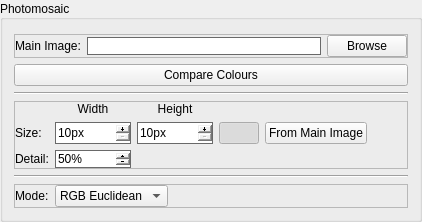
           <widget class="QGroupBox" name="groupPhotomosaic">
            <property name="sizePolicy">
             <sizepolicy hsizetype="Minimum" vsizetype="MinimumExpanding">
              <horstretch>0</horstretch>
              <verstretch>0</verstretch>
             </sizepolicy>
            </property>
            <property name="title">
             <string>Photomosaic</string>
            </property>
            <property name="alignment">
             <set>Qt::AlignLeading|Qt::AlignLeft|Qt::AlignVCenter</set>
            </property>
            <property name="flat">
             <bool>false</bool>
            </property>
            <layout class="QVBoxLayout" name="verticalLayout_4">
             <property name="topMargin">
              <number>14</number>
             </property>
             <item>
              <widget class="QFrame" name="frame">
               <property name="sizePolicy">
                <sizepolicy hsizetype="Minimum" vsizetype="Minimum">
                 <horstretch>0</horstretch>
                 <verstretch>0</verstretch>
                </sizepolicy>
               </property>
               <property name="styleSheet">
                <string notr="true"/>
               </property>
               <property name="frameShape">
                <enum>QFrame::StyledPanel</enum>
               </property>
               <property name="frameShadow">
                <enum>QFrame::Raised</enum>
               </property>
               <layout class="QHBoxLayout" name="horizontalLayout_2">
                <property name="leftMargin">
                 <number>0</number>
                </property>
                <property name="topMargin">
                 <number>0</number>
                </property>
                <property name="rightMargin">
                 <number>0</number>
                </property>
                <property name="bottomMargin">
                 <number>0</number>
                </property>
                <item>
                 <widget class="QLabel" name="label_2">
                  <property name="sizePolicy">
                   <sizepolicy hsizetype="Fixed" vsizetype="Fixed">
                    <horstretch>0</horstretch>
                    <verstretch>0</verstretch>
                   </sizepolicy>
                  </property>
                  <property name="statusTip">
                   <string>The main image to base the Photomosaic on</string>
                  </property>
                  <property name="text">
                   <string>Main Image:</string>
                  </property>
                 </widget>
                </item>
                <item>
                 <widget class="QLineEdit" name="lineMainImage">
                  <property name="statusTip">
                   <string>Displays path and filename of main image</string>
                  </property>
                  <property name="styleSheet">
                   <string notr="true">QLineEdit {
border: 1px solid dimgray;
}</string>
                  </property>
                  <property name="readOnly">
                   <bool>true</bool>
                  </property>
                 </widget>
                </item>
                <item>
                 <widget class="QPushButton" name="buttonMainImage">
                  <property name="sizePolicy">
                   <sizepolicy hsizetype="Fixed" vsizetype="Minimum">
                    <horstretch>0</horstretch>
                    <verstretch>0</verstretch>
                   </sizepolicy>
                  </property>
                  <property name="statusTip">
                   <string>Opens a file dialog to allow an image file to be chosen</string>
                  </property>
                  <property name="text">
                   <string>Browse</string>
                  </property>
                 </widget>
                </item>
               </layout>
              </widget>
             </item>
             <item>
              <widget class="QPushButton" name="buttonCompareColours">
               <property name="enabled">
                <bool>true</bool>
               </property>
               <property name="styleSheet">
                <string notr="true">QPushButton:disabled {
	background-color: rgb(30, 30, 30);
	color: rgb(60, 60, 60);
	border-color: rgb(0, 0, 0);
}</string>
               </property>
               <property name="text">
                <string>Compare Colours</string>
               </property>
              </widget>
             </item>
             <item>
              <widget class="Line" name="line_2">
               <property name="orientation">
                <enum>Qt::Horizontal</enum>
               </property>
              </widget>
             </item>
             <item>
              <widget class="QFrame" name="frame_2">
               <property name="sizePolicy">
                <sizepolicy hsizetype="Minimum" vsizetype="Minimum">
                 <horstretch>0</horstretch>
                 <verstretch>0</verstretch>
                </sizepolicy>
               </property>
               <property name="frameShape">
                <enum>QFrame::StyledPanel</enum>
               </property>
               <property name="frameShadow">
                <enum>QFrame::Raised</enum>
               </property>
               <layout class="QGridLayout" name="gridLayout">
                <property name="sizeConstraint">
                 <enum>QLayout::SetMinimumSize</enum>
                </property>
                <property name="leftMargin">
                 <number>0</number>
                </property>
                <property name="topMargin">
                 <number>0</number>
                </property>
                <property name="rightMargin">
                 <number>0</number>
                </property>
                <property name="bottomMargin">
                 <number>0</number>
                </property>
                <property name="spacing">
                 <number>6</number>
                </property>
                <item row="1" column="3">
                 <widget class="QPushButton" name="buttonPhotomosaicSizeLink">
                  <property name="statusTip">
                   <string>Locks aspect ratio of width/height</string>
                  </property>
                  <property name="text">
                   <string/>
                  </property>
                  <property name="icon">
                   <iconset resource="ui.qrc">
                    <normaloff>:/img/LinkIcon.png</normaloff>:/img/LinkIcon.png</iconset>
                  </property>
                  <property name="checkable">
                   <bool>true</bool>
                  </property>
                  <property name="checked">
                   <bool>true</bool>
                  </property>
                 </widget>
                </item>
                <item row="1" column="4">
                 <widget class="QPushButton" name="buttonPhotomosaicSize">
                  <property name="statusTip">
                   <string>Sets size to size of main image</string>
                  </property>
                  <property name="text">
                   <string>From Main Image</string>
                  </property>
                 </widget>
                </item>
                <item row="1" column="1">
                 <widget class="QSpinBox" name="spinPhotomosaicWidth">
                  <property name="sizePolicy">
                   <sizepolicy hsizetype="Preferred" vsizetype="Minimum">
                    <horstretch>0</horstretch>
                    <verstretch>0</verstretch>
                   </sizepolicy>
                  </property>
                  <property name="minimumSize">
                   <size>
                    <width>0</width>
                    <height>20</height>
                   </size>
                  </property>
                  <property name="statusTip">
                   <string>Controls width of Photomosaic in pixels</string>
                  </property>
                  <property name="styleSheet">
                   <string notr="true">QSpinBox {
border: 1px solid dimgray;
}</string>
                  </property>
                  <property name="buttonSymbols">
                   <enum>QAbstractSpinBox::PlusMinus</enum>
                  </property>
                  <property name="specialValueText">
                   <string/>
                  </property>
                  <property name="showGroupSeparator" stdset="0">
                   <bool>false</bool>
                  </property>
                  <property name="suffix">
                   <string>px</string>
                  </property>
                  <property name="prefix">
                   <string/>
                  </property>
                  <property name="minimum">
                   <number>10</number>
                  </property>
                  <property name="maximum">
                   <number>100000</number>
                  </property>
                 </widget>
                </item>
                <item row="0" column="2">
                 <widget class="QLabel" name="label_5">
                  <property name="sizePolicy">
                   <sizepolicy hsizetype="Minimum" vsizetype="Fixed">
                    <horstretch>0</horstretch>
                    <verstretch>0</verstretch>
                   </sizepolicy>
                  </property>
                  <property name="text">
                   <string>Height</string>
                  </property>
                  <property name="alignment">
                   <set>Qt::AlignCenter</set>
                  </property>
                 </widget>
                </item>
                <item row="0" column="1">
                 <widget class="QLabel" name="label_4">
                  <property name="sizePolicy">
                   <sizepolicy hsizetype="Minimum" vsizetype="Fixed">
                    <horstretch>0</horstretch>
                    <verstretch>0</verstretch>
                   </sizepolicy>
                  </property>
                  <property name="text">
                   <string>Width</string>
                  </property>
                  <property name="alignment">
                   <set>Qt::AlignCenter</set>
                  </property>
                 </widget>
                </item>
                <item row="2" column="0">
                 <widget class="QLabel" name="label_10">
                  <property name="statusTip">
                   <string>Controls detail level when comparing images</string>
                  </property>
                  <property name="text">
                   <string>Detail:</string>
                  </property>
                 </widget>
                </item>
                <item row="1" column="0">
                 <widget class="QLabel" name="label_3">
                  <property name="sizePolicy">
                   <sizepolicy hsizetype="Fixed" vsizetype="Fixed">
                    <horstretch>0</horstretch>
                    <verstretch>0</verstretch>
                   </sizepolicy>
                  </property>
                  <property name="statusTip">
                   <string>Controls size of main image</string>
                  </property>
                  <property name="text">
                   <string>Size:</string>
                  </property>
                 </widget>
                </item>
                <item row="2" column="1">
                 <widget class="QSpinBox" name="spinDetail">
                  <property name="sizePolicy">
                   <sizepolicy hsizetype="Minimum" vsizetype="Minimum">
                    <horstretch>0</horstretch>
                    <verstretch>0</verstretch>
                   </sizepolicy>
                  </property>
                  <property name="statusTip">
                   <string>Controls detail level when comparing images</string>
                  </property>
                  <property name="whatsThis">
                   <string>&lt;html&gt;&lt;head/&gt;&lt;body&gt;&lt;p&gt;Controls the detail level when comparing images.&lt;/p&gt;&lt;p&gt;Lowering detail allows Photomosaics to be generated faster, but results in less detail being identifiable from main image.&lt;/p&gt;&lt;/body&gt;&lt;/html&gt;</string>
                  </property>
                  <property name="styleSheet">
                   <string notr="true">QSpinBox {
border: 1px solid dimgray;
}</string>
                  </property>
                  <property name="buttonSymbols">
                   <enum>QAbstractSpinBox::PlusMinus</enum>
                  </property>
                  <property name="suffix">
                   <string>%</string>
                  </property>
                  <property name="minimum">
                   <number>1</number>
                  </property>
                  <property name="maximum">
                   <number>100</number>
                  </property>
                  <property name="value">
                   <number>50</number>
                  </property>
                 </widget>
                </item>
                <item row="1" column="2">
                 <widget class="QSpinBox" name="spinPhotomosaicHeight">
                  <property name="sizePolicy">
                   <sizepolicy hsizetype="Preferred" vsizetype="Minimum">
                    <horstretch>0</horstretch>
                    <verstretch>0</verstretch>
                   </sizepolicy>
                  </property>
                  <property name="statusTip">
                   <string>Controls height of Photomosaic in pixels</string>
                  </property>
                  <property name="styleSheet">
                   <string notr="true">QSpinBox {
border: 1px solid dimgray;
}</string>
                  </property>
                  <property name="buttonSymbols">
                   <enum>QAbstractSpinBox::PlusMinus</enum>
                  </property>
                  <property name="suffix">
                   <string>px</string>
                  </property>
                  <property name="prefix">
                   <string/>
                  </property>
                  <property name="minimum">
                   <number>10</number>
                  </property>
                  <property name="maximum">
                   <number>100000</number>
                  </property>
                 </widget>
                </item>
                <item row="1" column="5">
                 <spacer name="horizontalSpacer_3">
                  <property name="orientation">
                   <enum>Qt::Horizontal</enum>
                  </property>
                  <property name="sizeHint" stdset="0">
                   <size>
                    <width>40</width>
                    <height>20</height>
                   </size>
                  </property>
                 </spacer>
                </item>
               </layout>
              </widget>
             </item>
             <item>
              <widget class="Line" name="line_3">
               <property name="orientation">
                <enum>Qt::Horizontal</enum>
               </property>
              </widget>
             </item>
             <item>
              <widget class="QFrame" name="frame_4">
               <property name="frameShape">
                <enum>QFrame::StyledPanel</enum>
               </property>
               <property name="frameShadow">
                <enum>QFrame::Raised</enum>
               </property>
               <layout class="QGridLayout" name="gridLayout_4">
                <property name="leftMargin">
                 <number>0</number>
                </property>
                <property name="topMargin">
                 <number>0</number>
                </property>
                <property name="rightMargin">
                 <number>0</number>
                </property>
                <property name="bottomMargin">
                 <number>0</number>
                </property>
                <item row="0" column="1">
                 <widget class="QComboBox" name="comboMode">
                  <property name="sizePolicy">
                   <sizepolicy hsizetype="Minimum" vsizetype="Fixed">
                    <horstretch>0</horstretch>
                    <verstretch>0</verstretch>
                   </sizepolicy>
                  </property>
                  <property name="statusTip">
                   <string>Controls how a Photomosaic is generated</string>
                  </property>
                  <property name="whatsThis">
                   <string>&lt;html&gt;&lt;head/&gt;&lt;body&gt;&lt;p&gt;A photomosaic is generated by comparing cells against the library images and finding which is the best fit.&lt;/p&gt;&lt;p&gt;The mode controls which formula is used for comparing images.&lt;/p&gt;&lt;p&gt;The following is descriptions of each mode (in order of increasing time complexity and result accuracy):&lt;/p&gt;
&lt;ul&gt;
&lt;li&gt;RGB Euclidean: Compares images in the RGB colour space using a euclidean difference formula&lt;/li&gt;
&lt;li&gt;CIE76: Compares images in the CIELAB colour space using a euclidean difference formula&lt;/li&gt;
&lt;li&gt;CIEDE2000: Compares images in the CIELAB colour space using CIEDE2000 difference formula&lt;/li&gt;
&lt;/ul&gt;
&lt;/body&gt;&lt;/html&gt;</string>
                  </property>
                  <item>
                   <property name="text">
                    <string>RGB Euclidean</string>
                   </property>
                  </item>
                  <item>
                   <property name="text">
                    <string>CIE76</string>
                   </property>
                  </item>
                  <item>
                   <property name="text">
                    <string>CIEDE2000</string>
                   </property>
                  </item>
                 </widget>
                </item>
                <item row="0" column="2">
                 <spacer name="horizontalSpacer_5">
                  <property name="orientation">
                   <enum>Qt::Horizontal</enum>
                  </property>
                  <property name="sizeHint" stdset="0">
                   <size>
                    <width>40</width>
                    <height>20</height>
                   </size>
                  </property>
                 </spacer>
                </item>
                <item row="0" column="0">
                 <widget class="QLabel" name="label_8">
                  <property name="statusTip">
                   <string>Controls how a Photomosaic is generated</string>
                  </property>
                  <property name="text">
                   <string>Mode:</string>
                  </property>
                 </widget>
                </item>
               </layout>
              </widget>
             </item>
             <item>
              <spacer name="verticalSpacer">
               <property name="orientation">
                <enum>Qt::Vertical</enum>
               </property>
               <property name="sizeType">
                <enum>QSizePolicy::MinimumExpanding</enum>
               </property>
               <property name="sizeHint" stdset="0">
                <size>
                 <width>1</width>
                 <height>0</height>
                </size>
               </property>
              </spacer>
             </item>
            </layout>
           </widget>
